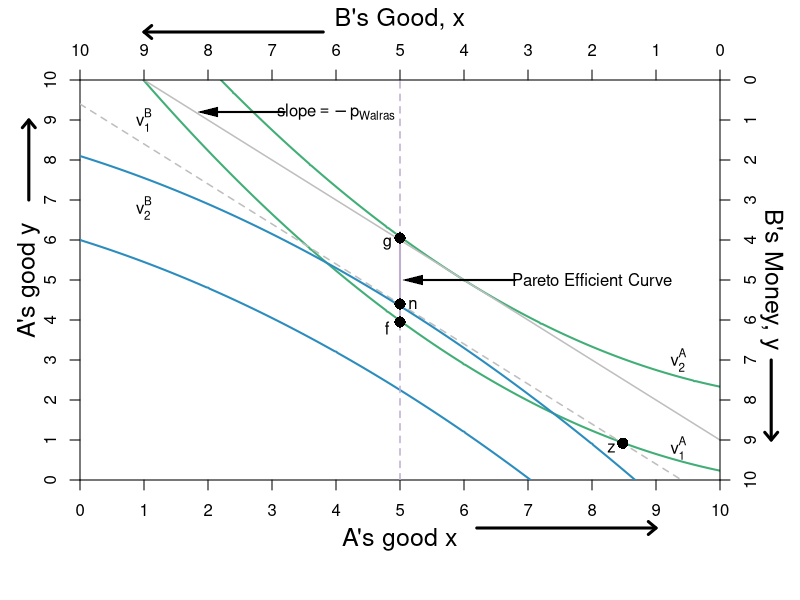

The R script that drew this image:
require(shape)
pdf(file = "what_can_markets_do/edgeworthbox_qql_asym.pdf", width = 9, height = 7)

#Set parameters for graphics
axislabelsize <- 1.5
labelsize <- 1.2
graphlinewidth <- 2
segmentlinewidth <- 1.5

COL <- c("#7fc97f", "#beaed4", "#fdc086", "#ffff99", "#386cb0", "#f0027f", "#bf5b17", "#666666")
COLA <- c("#99d8c9","#66c2a4","#41ae76", "#238b45", "#005824")
COLB <- c("#4eb3d3", "#2b8cbe", "#0868ac","#084081")

par(mar =  c(6, 4, 4, 4))

uA <- function(x, y, rmax = 2, xmax = 12) {
  y + rmax*x - (1/2)*(rmax/xmax)*x^2
}

uB <- function(x, y, rmax = 1.5, xmax = 15) {
  (10 - y) + rmax*(10 - x) - (1/2)*(rmax/xmax)*(10 - x)^2
}

WalrasP <- function(x, intercept = 9) {
  intercept - x
}

xlims <- c(0, 10)
ylims <- c(0, 10)

npts <- 501 
x <- seq(xlims[1], xlims[2], length.out = npts)
y <- seq(ylims[1], ylims[2], length.out = npts) 
a <- c(11.9, 14)
b <- c(11.9, 14)

#B's value when at A's bliss point
#0.35*log(5.88) + 0.35*log(8.88) + 0.5*log(10 - 5.88) + 0.5*log(15 - 8.88) 

#B's bliss point x = 4.11765; y = 6.17647
#A's value when at A's bliss point
#0.5*log(4.11765) + 0.5*log(6.17647) + 0.35*log(10 - 4.11765) + 0.35*log(15 - 6.17647) 


plot(0, 0, xlim = xlims, ylim = ylims, type = "n",
     xlab = expression(paste("")),
     ylab = expression(paste("")), 
     xaxt = "n", 
     yaxt = "n", 
     cex.lab = axislabelsize, 
     bty = "n",
     xaxs="i", 
     yaxs="i")

ticksy <- seq(from = 0, to = 10, by = 1)
ylabels <- seq(from = 0, to = 10, by = 1)
ticksx <- seq(from = 0, to = 10, by = 1)
xlabels <- seq(from = 0, to = 10, by = 1)
axis(1, at = ticksx, pos = 0, labels = xlabels)
axis(2, at = ticksy, pos = 0, labels = ylabels, las = 0)

contour(x, y, 
        outer(x, y, uA),
        drawlabels = FALSE,
        col = COLA[3],
        lwd = graphlinewidth,
        levels = a, 
        xaxs="i", 
        yaxs="i", 
        add = TRUE) 

mtext("A's good x", side=1, line = 2.5, cex = axislabelsize)
text(-0.8, 0.5*ylims[2], expression(paste("A's good y")), xpd = TRUE, cex = axislabelsize, srt = 90) 

xx1 <- seq(xlims[1], xlims[2], length.out = npts)

#Add arrows:
arrows(-0.8, 7, -0.8, 9, xpd = TRUE, length=0.1,angle=40,lwd=3)
arrows(6.2, -1.2, 9, -1.2, xpd = TRUE, length=0.1,angle=40,lwd=3)

lines(xx1, WalrasP(xx1, intercept = 11), col = "gray", lwd = segmentlinewidth)
lines(xx1, WalrasP(xx1, intercept = 9.4), col = "gray", lwd = segmentlinewidth, lty = 2)

contour(x, y, 
        outer(x, y, uB),
        drawlabels = FALSE,
        col = COLB[2],
        lwd = graphlinewidth,
        levels = b, 
        add = TRUE
) 

segments(5, 3.95, 5, 6.05, lty = 1, col = COL[2] , lwd = graphlinewidth)
segments(5, 0, 5, 3.95, col = COL[2] , lwd = segmentlinewidth, lty = 2)
segments(5, 6.05, 5, 10, col = COL[2] , lwd = segmentlinewidth, lty = 2)

#Label the PEC
text(8, 5, expression("Pareto Efficient Curve"))
Arrows(6.8, 5, 5.2, 5, col = "black", lty = 1, lwd = 2, arr.type = "triangle", arr.lwd = 0.5)

#Label the walrasian P
text(4, 9.2, expression(slope == -p[Walras] ))
Arrows(3.2, 9.2, 2, 9.2, col = "black", lty = 1, lwd = 2, arr.type = "triangle", arr.lwd = 0.5)


#Label the iso-welfare functions for the HG, Aisha
text(9.35, 0.8, expression(v[1]^A))
text(9.35, 3, expression(v[2]^A))

#Label the indifference curves for the HG, Betty
text(1, 9, expression(v[1]^B))
text(1, 6.8, expression(v[2]^B))
#text(2.6, 8.1, expression(v[3]^B))
#text(3.4, 6.9, expression(v[4]^B))

#Label point i. 
points(5, 3.95, pch = 16, col = "black", cex = 1.5)
text(4.8, 3.8, expression(paste(f)))

points(5, 4.4, pch = 16, col = "black", cex = 1.5)
text(5.2, 4.4, expression(paste(n)))


points(5, 6.05, pch = 16, col = "black", cex = 1.5)
text(4.8, 5.9, expression(paste(g)))

#Initial Allocations
points(x = 8.48, y = 0.92, pch = 16, col = "black", cex = 1.5)
text(8.3, 0.8, expression(paste(z)))

# points(x = 8.5, y = 2.5, pch = 16, col = "black", cex = 1.5)
# text(8.3, 2.3, expression(paste(z)))



par(new = TRUE)

#Use the same x and ylims as previously, but with locations switched
xlims2 <- c(10, 0)
ylims2 <- c(10, 0)

#Leave the ylab and xlab blank to ensure no axes titles
plot(0, 0, xlim = xlims2, ylim = ylims2, type = "n",
     xlab = expression(paste("")),
     ylab = expression(paste("")),
     xaxt = "n", 
     yaxt = "n", 
     cex.lab = 1.3, 
     bty = "n",
     xaxs="i", 
     yaxs="i")

#Set up axes at sides 3 and 4 (top and right)
axis(side = 3, at = ticksx, pos = 0, labels = xlabels)
axis(side = 4, at = ticksy, pos = 0, labels = ylabels, las = 0)
mtext("B's Good, x", side=3, line = 2.5, cex = axislabelsize)
text(-0.8, 0.5*ylims[2], expression(paste("B's Money, y")), xpd = TRUE, cex = axislabelsize, srt = 270) 

#Add arrows:
arrows(-0.8, 7, -0.8, 9, xpd = TRUE, length=0.1,angle=40,lwd=3)
arrows(6.2, -1.2, 9, -1.2, xpd = TRUE, length=0.1,angle=40,lwd=3)


#Customize ticks and labels for the plot
#ticksy <- seq(from = 0, to = 15, by = 1)
#ylabels <- seq(from = 0, to = 15, by = 1)
#ticksx <- seq(from = 0, to = 10, by = 1)
#xlabels <- seq(from = 0, to = 10, by = 1)
#axis(1, at = ticksx, pos = 0, labels = xlabels)
#axis(2, at = ticksy, pos = 0, labels = ylabels, las = 0)

dev.off()

